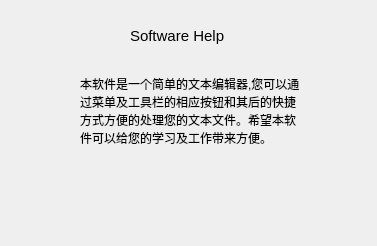
<?xml version="1.0" encoding="UTF-8"?>
<ui version="4.0">
 <class>HelpDlg</class>
 <widget class="QDialog" name="HelpDlg">
  <property name="geometry">
   <rect>
    <x>0</x>
    <y>0</y>
    <width>377</width>
    <height>246</height>
   </rect>
  </property>
  <property name="minimumSize">
   <size>
    <width>377</width>
    <height>246</height>
   </size>
  </property>
  <property name="maximumSize">
   <size>
    <width>377</width>
    <height>246</height>
   </size>
  </property>
  <property name="windowTitle">
   <string>Help</string>
  </property>
  <widget class="QLabel" name="labelHelp">
   <property name="geometry">
    <rect>
     <x>130</x>
     <y>20</y>
     <width>111</width>
     <height>31</height>
    </rect>
   </property>
   <property name="font">
    <font>
     <pointsize>11</pointsize>
    </font>
   </property>
   <property name="text">
    <string>Software Help</string>
   </property>
   <property name="scaledContents">
    <bool>true</bool>
   </property>
   <property name="wordWrap">
    <bool>true</bool>
   </property>
  </widget>
  <widget class="QLabel" name="label1">
   <property name="geometry">
    <rect>
     <x>80</x>
     <y>70</y>
     <width>221</width>
     <height>81</height>
    </rect>
   </property>
   <property name="text">
    <string>本软件是一个简单的文本编辑器,您可以通过菜单及工具栏的相应按钮和其后的快捷方式方便的处理您的文本文件。希望本软件可以给您的学习及工作带来方便。</string>
   </property>
   <property name="scaledContents">
    <bool>true</bool>
   </property>
   <property name="wordWrap">
    <bool>true</bool>
   </property>
  </widget>
 </widget>
 <resources/>
 <connections/>
</ui>
